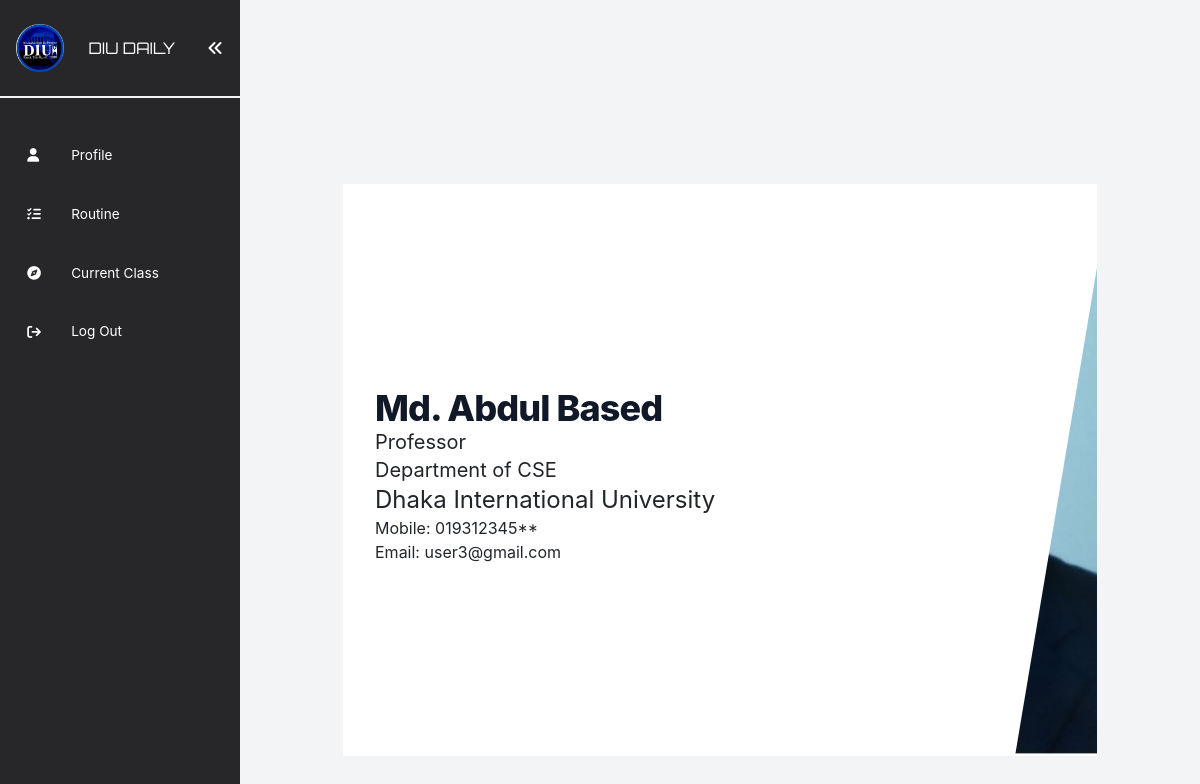
Page /src/teacher/dashboard.php (signed in) on the committed database.
### tables this page shows
CREATE TABLE `teachers` (
  `teacher_id` int(11) NOT NULL,
  `name` varchar(100) NOT NULL,
  `mobile` varchar(20) NOT NULL,
  `department_id` int(11) NOT NULL,
  `position` varchar(50) NOT NULL,
  `mail` varchar(100) NOT NULL,
  `picture` varchar(255) DEFAULT NULL,
  `password` varchar(255) NOT NULL,
  `token` varchar(255) DEFAULT NULL,
  `expiry` varchar(255) DEFAULT NULL
);

CREATE TABLE `department` (
  `department_id` int(11) NOT NULL,
  `department_name` varchar(100) NOT NULL
);

### src/teacher/dashboard.php (the view, shortened to what this page needs)
<?php
include("../../database/config.php");
include("../include/teacherNavbar.php");
?>
<div class="flex flex-col min-h-screen w-full">
  <?php
  if (isset($_SESSION["teacher_id"])) {
    $teacherId = $_SESSION["teacher_id"];
    $query = "SELECT name, position, department_id, picture, mail, mobile FROM teachers WHERE teacher_id = ?";
    $stmt = $conn->prepare($query);
    $stmt->bind_param("i", $teacherId);
    $stmt->execute();
    $result = $stmt->get_result();
    if ($result->num_rows > 0) {
      $teacher = $result->fetch_assoc();
      $departmentQuery = "SELECT department_name FROM department WHERE department_id = ?";
      $departmentStmt = $conn->prepare($departmentQuery);
      $departmentStmt->bind_param("i", $teacher["department_id"]);
      $departmentStmt->execute();
      $departmentResult = $departmentStmt->get_result();
      if ($departmentResult->num_rows > 0) {
        $departmentRow = $departmentResult->fetch_assoc();
        $departmentName = $departmentRow["department_name"];
      } else {
        $departmentName = "Department not found";
      }
      ?>
  <div class="content-container mt-10 py-20 ">
    <div id="about" class="relative bg-white overflow-hidden mt-16">
      <div class="max-w-7xl mx-auto">
        <div class="relative z-10 pb-8 bg-white sm:pb-16 md:pb-20 lg:max-w-2xl lg:w-full lg:pb-28 xl:pb-32">
          <svg class="hidden lg:block absolute right-0 inset-y-0 h-full w-48 text-white transform translate-x-1/2"
            fill="currentColor" viewBox="0 0 100 100" preserveAspectRatio="none" aria-hidden="true">
            <polygon points="50,0 100,0 50,100 0,100"></polygon>
          </svg>
          <div class="pt-1"></div>
          <main class=" mx-auto max-w-7xl py-20 sm:mt-12 sm:px-6 md:mt-16 lg:mt-20 lg:px-8 xl:mt-28">
            <div class="sm:text-center lg:text-left">
              <h2 class="mt-10 text-2xl tracking-tight font-extrabold text-gray-900 sm:text-3xl md:text-4xl">
                <?php echo $teacher['name']; ?>
              </h2>
              <p class="text-xl">
                <?php echo $teacher['position']; ?>
              </p>
              <p class="text-xl">Department of
                <?php echo $departmentName; ?>
              </p>
              <p class="text-2xl">Dhaka International University</p>
              <p class="">Mobile:
                <?php echo $teacher['mobile']; ?>
              </p>
              <p class="">Email:
                <?php echo $teacher['mail']; ?>
              </p>
            </div>
          </main>
        </div>
      </div>
      <div class="lg:absolute lg:inset-y-0 lg:right-0 lg:w-1/2">
      </div>
    </div>
  </div>
</div>
<?php
    } else {
      echo "Teacher not found";
    }
  } else {
    echo "You are not authorized to view this page.";
  }
  ?>
</div>
</body>
</html>

### src/include/teacherNavbar.php (style rules this page uses)
.content-container { flex: 1; margin-left: 40px; }

### rows in the picture
teachers: name "Md. Abdul Based", position "Professor", mobile "019312345**", mail "user3@gmail.com"
department: department_name "CSE"
